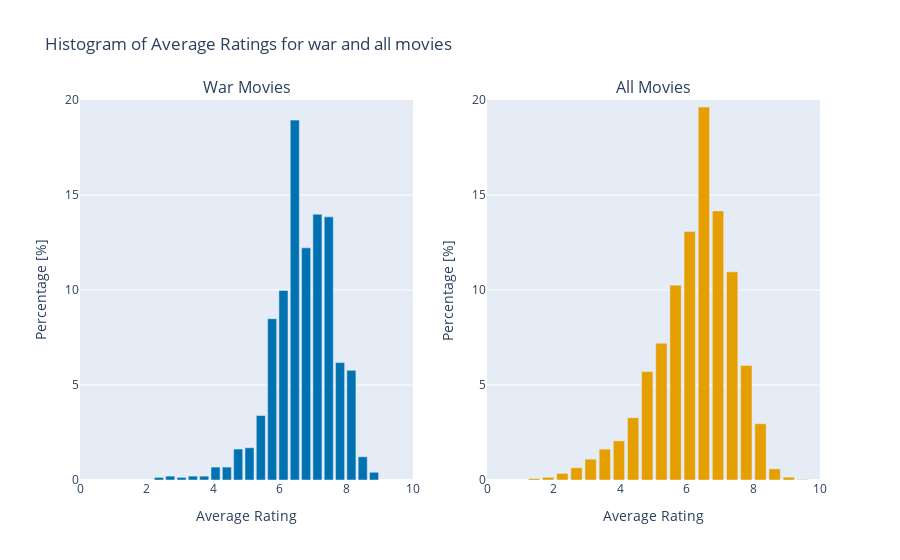

Notebook source saved alongside this figure:
### Code cell
import plotly.express as px
import plotly.subplots as sp
import plotly.graph_objects as go

#drop na
all_movies_cleaned = all_movies_cleaned.dropna(subset=['averageRating'])
all_movies_genre_war = all_movies_genre_war.dropna(subset=['averageRating'])

# Calculate histogram with fixed bin edges for all_movies_genre_war
counts_war, bin_edges_war = np.histogram(all_movies_genre_war['averageRating'], bins=20)
percentages_war = counts_war / len(all_movies_genre_war) * 100
bin_midpoints_war = (bin_edges_war[:-1] + bin_edges_war[1:]) / 2
histogram_data_war = pd.DataFrame({'Bin Midpoints': bin_midpoints_war, 'Percentage': percentages_war})

# Calculate histogram with fixed bin edges for all_movies_cleaned
counts_all, bin_edges_all = np.histogram(all_movies_cleaned['averageRating'], bins=20)
percentages_all = counts_all / len(all_movies_cleaned) * 100
bin_midpoints_all = (bin_edges_all[:-1] + bin_edges_all[1:]) / 2
histogram_data_all = pd.DataFrame({'Bin Midpoints': bin_midpoints_all, 'Percentage': percentages_all})

# Create subplots
fig = sp.make_subplots(rows=1, cols=2, subplot_titles=['War Movies', 'All Movies'])

# Add bar chart for all_movies_genre_war
fig.add_trace(go.Bar(x=histogram_data_war['Bin Midpoints'], y=histogram_data_war['Percentage'], name='War Movies', marker_color='rgb(0, 114, 178)'),
              row=1, col=1)
fig.update_xaxes(title_text='Average Rating', range=[0, 10], row=1, col=1)
fig.update_yaxes(title_text='Percentage [%]',range=[0, 20], row=1, col=1)  # Custom tick format

# Add bar chart for all_movies_cleaned
fig.add_trace(go.Bar(x=histogram_data_all['Bin Midpoints'], y=histogram_data_all['Percentage'], name='All Movies', marker_color='rgb(230, 159, 0)'),
              row=1, col=2)
fig.update_xaxes(title_text='Average Rating', range=[0, 10], row=1, col=2)
fig.update_yaxes(title_text='Percentage [%]', range=[0, 20], row=1, col=2)  # Custom tick format

# Update layout
fig.update_layout(
   title_text='Histogram of Average Ratings for war and all movies',
    showlegend=False  # To show legend only once for both subplots
)

fig.show()

### Figure 1 — Plotly figure (JSON) as saved in the notebook; plotly's stock layout.template omitted (floating-point values rounded to 4 significant figures)
{"data": [{"marker": {"color": "rgb(0, 114, 178)"}, "name": "War Movies", "type": "bar", "x": [2.37, 2.71, 3.05, 3.39, 3.73, 4.07, 4.41, 4.75, 5.09, 5.43, 5.77, 6.11, 6.45, 6.79, 7.13, 7.47, 7.81, 8.15, 8.49, 8.83], "xaxis": "x", "y": [0.1358, 0.2037, 0.1358, 0.2037, 0.2037, 0.6789, 0.6789, 1.629, 1.697, 3.394, 8.486, 9.98, 18.94, 12.22, 13.99, 13.85, 6.178, 5.771, 1.222, 0.4073], "yaxis": "y"}, {"marker": {"color": "rgb(230, 159, 0)"}, "name": "All Movies", "type": "bar", "x": [1.413, 1.837, 2.262, 2.688, 3.112, 3.538, 3.962, 4.387, 4.812, 5.237, 5.662, 6.088, 6.512, 6.938, 7.363, 7.787, 8.212, 8.637, 9.062, 9.487], "xaxis": "x2", "y": [0.08153, 0.1413, 0.3451, 0.6468, 1.095, 1.622, 2.06, 3.277, 5.704, 7.196, 10.26, 13.07, 19.63, 14.16, 10.95, 6.03, 2.962, 0.587, 0.1468, 0.02718], "yaxis": "y2"}], "layout": {"annotations": [{"font": {"size": 16}, "showarrow": false, "text": "War Movies", "x": 0.225, "xanchor": "center", "xref": "paper", "y": 1, "yanchor": "bottom", "yref": "paper"}, {"font": {"size": 16}, "showarrow": false, "text": "All Movies", "x": 0.775, "xanchor": "center", "xref": "paper", "y": 1, "yanchor": "bottom", "yref": "paper"}], "showlegend": false, "title": {"text": "Histogram of Average Ratings for war and all movies"}, "xaxis": {"anchor": "y", "domain": [0, 0.45], "range": [0, 10], "title": {"text": "Average Rating"}}, "xaxis2": {"anchor": "y2", "domain": [0.55, 1], "range": [0, 10], "title": {"text": "Average Rating"}}, "yaxis": {"anchor": "x", "domain": [0, 1], "range": [0, 20], "title": {"text": "Percentage [%]"}}, "yaxis2": {"anchor": "x2", "domain": [0, 1], "range": [0, 20], "title": {"text": "Percentage [%]"}}}}
